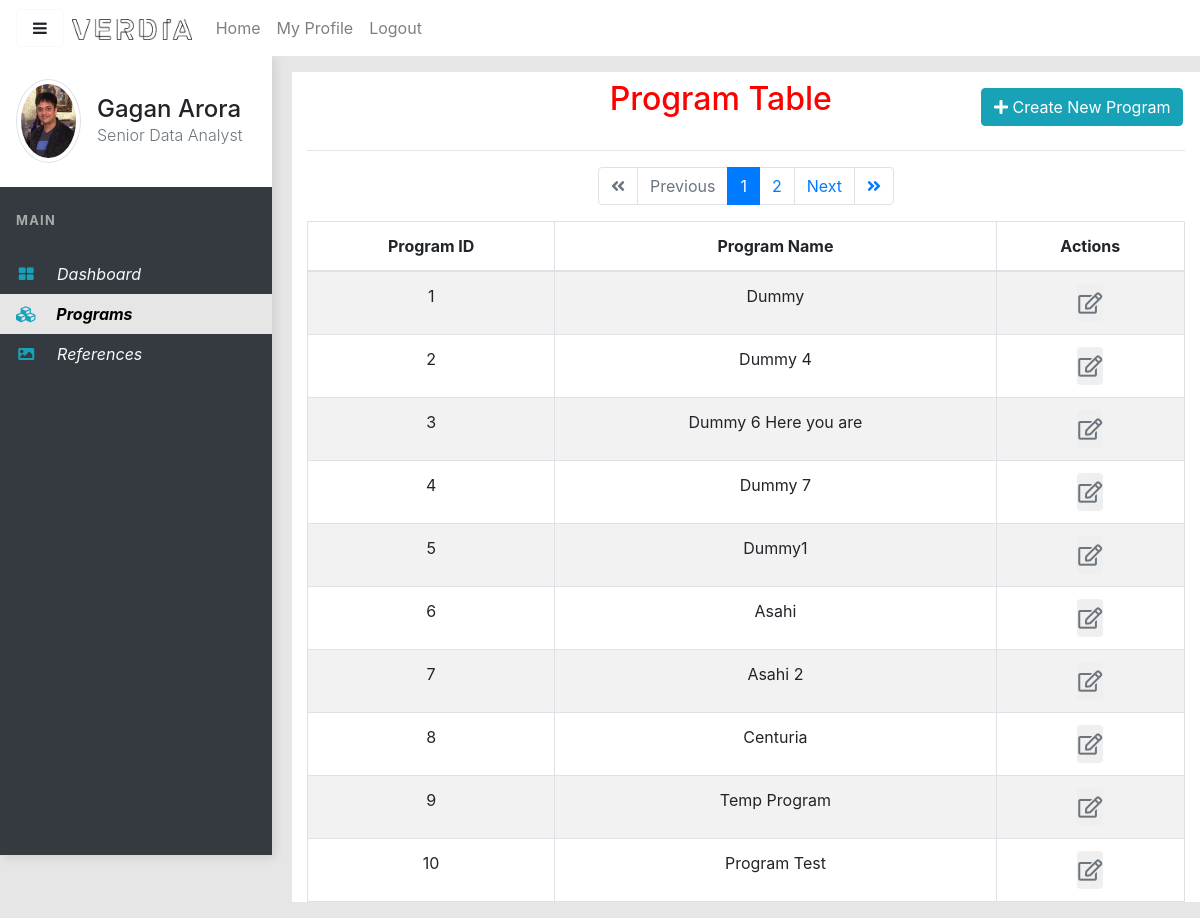
/programs/ (signed in), run on the app's committed database.
### accounts/models.py (models this page shows, shortened)
class VerdiaUser(AbstractBaseUser):
    email = models.EmailField(max_length=255, unique=True, verbose_name='email address', validators=[valid_email])
    staff = models.BooleanField(default=False) #
    active = models.BooleanField(default=True) # can login
    admin = models.BooleanField(default=False) # superuser
    date_joined = models.DateTimeField(auto_now_add=True)
    last_login = models.DateTimeField(auto_now=True)
    objects = VerdiaUserManager()
    USERNAME_FIELD = 'email'
    REQUIRED_FIELDS = []
    @property
    def is_active(self):
        return self.active

class Profile(models.Model):
    user = models.OneToOneField(VerdiaUser, on_delete=models.CASCADE)
    first_name = models.CharField(max_length=120)
    middle_name = models.CharField(max_length=120, blank=True, null=True)
    last_name = models.CharField(max_length=120)
    title = models.CharField(max_length=255)
    image = models.ImageField(null=True,blank=True,upload_to='Profile/')

### programs/models.py (models this page shows)
class Program(models.Model):
    program_name = models.CharField(max_length=50, unique=True)
    salesforce_id = models.CharField(
        max_length=20, blank=True, null=True, unique=True)
    contact_name = models.CharField(max_length=100, blank=True, null=True)
    contact_title = models.CharField(max_length=100, blank=True, null=True)
    contact_email = models.EmailField(max_length=100, blank=True, null=True)
    contact_phone = models.CharField(max_length=15, blank=True, null=True)
    def __str__(self):
        return str(self.program_name)
    class Meta:
        ordering = ('program_name',)

### programs/views.py (the view)
# urls.py: path('', views.programs_page, name='programs'),
@login_required(login_url="/")
def programs_page(request):
    programs = Program.objects.all().order_by('id')
    paginator = Paginator(programs, 10)
    try:
        page = min(int(request.GET.get('page','1')), paginator.num_pages)
    except:
        page = 1
    try:
        programs = paginator.get_page(page)
    except (EmptyPage, InvalidPage):
        programs = paginator.page(paginator.num_pages)
    num_page_display = 5
    current_loc = math.ceil(page/num_page_display)
    start_range = max(1,(current_loc-1)*num_page_display+1)
    end_range = min(max(5,current_loc*num_page_display + 1),paginator.num_pages+1)
    my_range = list(range(start_range,end_range))
    print(my_range)
    print(programs.object_list)
    context = {
        'program_form' : ProgramForm,
        'programs': programs,
        'my_range': my_range
    }
    return render(request, 'current_programs.html', context)

### programs/templates/current_programs.html (shortened to what this page needs)
{% extends "base.html" %}
{% load static %}
{% url 'main_program' as main_program_url %}
{% block head %}
<link rel="stylesheet" href="http://cdn.datatables.net/1.10.20/css/jquery.dataTables.min.css">
<link rel="stylesheet" href="https://cdn.datatables.net/buttons/1.6.1/css/buttons.dataTables.min.css">
{% endblock %}
{% block content %}
{% url 'main_program' as main_program_url %}
<div class="page-content" id="content">
  <div class="container mt-3 pt-2" style="background: white;">
    <div class="row">
      <div class="col-4"></div>
      <div class="col-5">
        <h2 style="color:red;"> Program Table </h2>
      </div>
      <div class="col-3 p-2">
        <a href="" class="btn btn-info" style="vertical-align: middle;" data-toggle="modal"
          data-target="#modal-new-program"><i class="fas fa-plus"></i> Create New Program</a>
      </div>
    </div>
    <hr>
      <nav aria-label="Page navigation example">
        <ul class="pagination justify-content-center">
          {% if programs.has_previous %}
          <li class="page-item"><a class="page-link" href="?page=1"><i class="fas fa-angle-double-left"></i></a></li>
          <li class="page-item"><a class="page-link" href="?page={{ programs.previous_page_number }}">Previous</a></li>
          {% else %}
          <li class="page-item disabled"><a class="page-link" href="#"><i class="fas fa-angle-double-left"></i></a></li>
          <li class="page-item disabled"><a class="page-link" href="#">Previous</a></li>
          {% endif %}
          {% for num in my_range %}
            {% if programs.number == num %}
            <li class="page-item active"><a class="page-link" href="#">{{num}}</a></li>
            {% else %}
            <li class="page-item"><a class="page-link" href="?page={{num}}">{{num}}</a></li>
            {% endif %}
          {% endfor %}
          {% if programs.has_next %}
          <li class="page-item"><a class="page-link" href="?page={{ programs.next_page_number }}">Next</a></li>
          <li class="page-item"><a class="page-link" href="?page={{ programs.paginator.num_pages }}"><i class="fas fa-angle-double-right"></i></a></li>
          {% else %}
          <li class="page-item disabled"><a class="page-link" href="#">Next</a></li>
          <li class="page-item disabled"><a class="page-link" href="#"><i class="fas fa-angle-double-right"></i></a></li>
          {% endif %}
        </ul>
      </nav>
    <table id="tbl_programs" class="table table-bordered table-hover table-striped display order-column">
      <thead class="font-weight-bold">
        <tr align=center>
          <td>Program ID</td>
          <td>Program Name</td>
          <td>Actions</td>
        </tr>
      </thead>
      <tbody id="tbl_programs_body">
        {% for program in programs %}
        <tr align='center'>
          <td>{{ program.id }}</td>
          <td>{{ program.program_name }}</td>
          <td>
            <form method='post' action='/programs/main_program/'>{% csrf_token %}
              <button type='submit' class='btn text-secondary px-0'><i class='far fa-edit fa-lg'></i></button>
            </form>
          </td>
        </tr>
        {% endfor %}
      </tbody>
    </table>
  </div>
</div>
{% endblock %}

### templates/base.html (shortened to what this page needs)
{% load static %}
<!doctype html>
<html lang="en">
  <head>
    {% include "base/css.html" %}
    {% block head %}{% endblock %}
    <link rel="stylesheet" type="text/css" href="{% static 'css/navb.css' %}">
  </head>
  <body>
    {% include "base/navbar.html" %}
      {% block content %}{% endblock %}
  </body>
</html>

### templates/base/css.html (shortened to what this page needs)
<link rel="stylesheet" href="https://maxcdn.bootstrapcdn.com/bootstrap/4.0.0/css/bootstrap.min.css">
<link rel="stylesheet" href="https://use.fontawesome.com/releases/v5.3.1/css/all.css">
<link rel="stylesheet" href="https://maxcdn.bootstrapcdn.com/font-awesome/4.4.0/css/font-awesome.min.css">
<link rel="stylesheet" href="//cdnjs.cloudflare.com/ajax/libs/dygraph/2.1.0/dygraph.min.css" />

### templates/base/navbar.html (shortened to what this page needs)
{% load static %}
{% url 'home' as home_url %}
{% url 'programs' as current_programs_url %}
{% url 'references' as references_url %}
{% url 'profile' as profile_url %}
<nav class="navbar navbar-expand-lg navbar-light bg-white fixed-top">
    <button id="sidebarCollapse" type="button" class="btn btn-light bg-white rounded-pill shadow-sm px-3 mr-2"><i class="fa fa-bars"></i></button>
  <a class="navbar-brand" href="#">
    <img src="{% static 'img/verdialogo.png' %}" width="120" >
  </a>
  <div class="collapse navbar-collapse" id="navbarSupportedContent">
    <ul class="navbar-nav mr-auto">
      {% if user.is_authenticated %}
      <li class="nav-item {% if request.path == home_url %}active{% endif %}">
        <a class="nav-link" href="{{ home_url }}">Home <span class="sr-only">(current)</span></a>
      </li>
      <li class="nav-item {% if request.path == profile_url %}active{% endif %}">
        <a class="nav-link" href="{% url 'profile' %}">My Profile</a>
      </li>
      <li class="nav-item">
        <a class="nav-link" href="{% url 'logout' %}">Logout</a>
      </li>
      {% endif %}
    </ul>
   </div>
</nav>
{% if user.is_authenticated %}
<div class="row">
  <div class="col-3">
    <div class="vertical-nav bg-dark" id="sidebar">
      <div class="py-4 px-3 mb-4 bg-white">
        {% if user.profile.image.url %}
          <div class="media d-flex align-items-center"><img src="{{ user.profile.image.url }}" width="65" class="mr-3 rounded-circle img-thumbnail shadow-sm">
        {% else %}
          <div class="media d-flex align-items-center"><img src="{% static 'img/default_user.PNG' %}" width="65" class="mr-3 rounded-circle img-thumbnail shadow-sm">
        {% endif %}
          <div class="media-body">
            <h4 class="m-0">{{ user.profile.first_name }} {% if user.profile.middle_name %} {{ user.profile.middle_name }} {% endif %} {{ user.profile.last_name }}</h4>
            <p class="font-weight-light text-muted mb-0">{{ user.profile.title }}</p>
          </div>
        </div>
      </div>
      <p class="text-gray font-weight-bold text-uppercase px-3 small pb-4 mb-0">Main</p>
      <ul class="nav flex-column bg-dark mb-0">
        <li class="nav-item {% if request.path == home_url or request.path == '/' %}page-active{% endif %}" >
          <a href="{{ home_url }}" class="nav-link text-light font-italic">
                    <i class="fa fa-th-large mr-3 text-info fa-fw"></i>
                    Dashboard
                </a>
        </li>
        <li class="nav-item {% if request.path == current_programs_url %}page-active{% endif %}">
          <a href="{{ current_programs_url }}" class="nav-link text-light font-italic">
                    <i class="fa fa-cubes mr-3 text-info fa-fw"></i>
                    Programs
                </a>
        </li>
        <li class="nav-item {% if request.path == references_url %}page-active{% endif %}">
          <a href="{{ references_url }}" class="nav-link text-light font-italic">
              <i class="fas fa-image mr-3 text-info fa-fw"></i>
              References
          </a>
        </li>
      </ul>
    </div>
  </div>
</div>
{% endif %}

### static_my_proj/css/navb.css (style rules this page uses)
.vertical-nav { min-width: 17rem; width: 17rem; height: 100vh; position:fixed; left: 0; box-shadow: 3px 3px 10px rgba(0, 0, 0, 0.1); transition: all 0.4s; }
.page-content { width: calc(100% - 17rem); margin-left: 17rem; transition: all 0.4s; }
body { padding-top: 55px; margin-left: 20px; background: #e6e6e6; min-height: 100vh; overflow-x: hidden; }
.text-uppercase { letter-spacing: 0.1em; }
.text-gray { color: #aaa; }
.page-active { background:#e6e6e6; }
.page-active > a { color: black !important; font-weight: bold !important; }

### programs/templates/current_programs.html (style rules this page uses)
.pagination { text-align: center; margin-top: 1em; }

### data on the page
VerdiaUser: profile.image (picture), profile.first_name "Gagan", profile.last_name "Arora", profile "Senior Data Analyst"
Program: id "1", program_name "Dummy"
Program: id "2", program_name "Dummy 4"
Program: id "3", program_name "Dummy 6 Here you are"
Program: id "4", program_name "Dummy 7"
Program: id "5", program_name "Dummy1"
Program: id "6", program_name "Asahi"
Program: id "7", program_name "Asahi 2"
Program: id "8", program_name "Centuria"
Program: id "9", program_name "Temp Program"
Program: id "10", program_name "Program Test"

### other printed values
{{ num }} "1"
{{ num }} "2"
